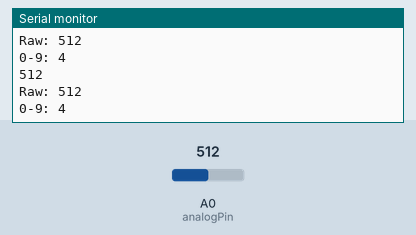
Recording of a sketch running on a simulated Arduino Uno, built with avr-gcc and run on an emulated ATmega328P. Shown: the last lines printed to the serial monitor. Inputs (shaded band) come from the test bench; at power-on: A0 (analogPin) = 512.

Above: at 1.2 s.
1.3 s: A0 (analogPin) set to 716
At 1.39 s:
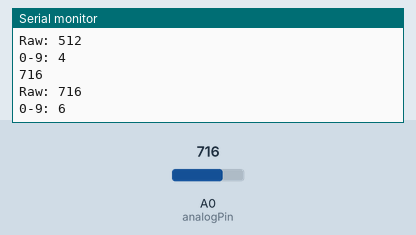
2.8 s: A0 (analogPin) set to 900
At 2.9 s:
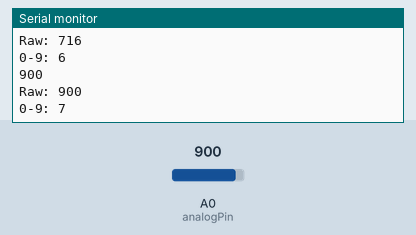
Timing chart, 0 to 5.8 s (numbered marks = the images above; inputs shaded):
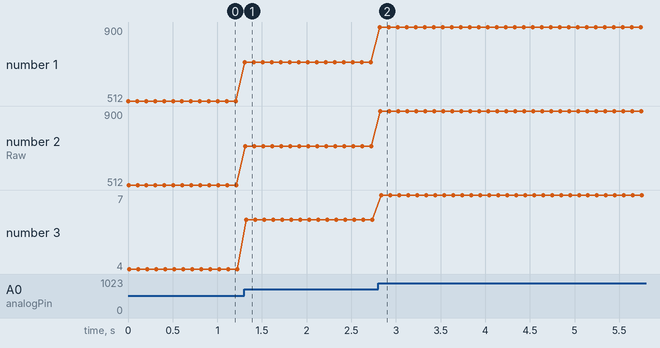

The sketch:

pot.ino
```cpp
int analogPin = A0; // potentiometer wiper (middle terminal) connected to analog pin 3
                    // outside leads to ground and +5V
void setup() {
  Serial.begin(9600);           //  setup serial
}

void loop() {
  int val = analogRead(analogPin);  // read the input pin
  Serial.println(val);          // debug value
  int form = (int)((float)val/1023*9);
  Serial.print("Raw: ");Serial.println(val);
  Serial.print("0-9: ");Serial.println(form);
  delay(100);
}
```

Measured:
- after the input at 1.3 s, the serial monitor: prints a new line at once (image 1)
- after the input at 2.8 s, the serial monitor: prints a new line at once (image 2)
- plotted number 1: 512 → 716 after the input at 1.3 s, 716 → 900 after the input at 2.8 s
- plotted number 2: 512 → 716 after the input at 1.3 s, 716 → 900 after the input at 2.8 s
- plotted number 3: 4 → 6 after the input at 1.3 s, 6 → 7 after the input at 2.8 s
